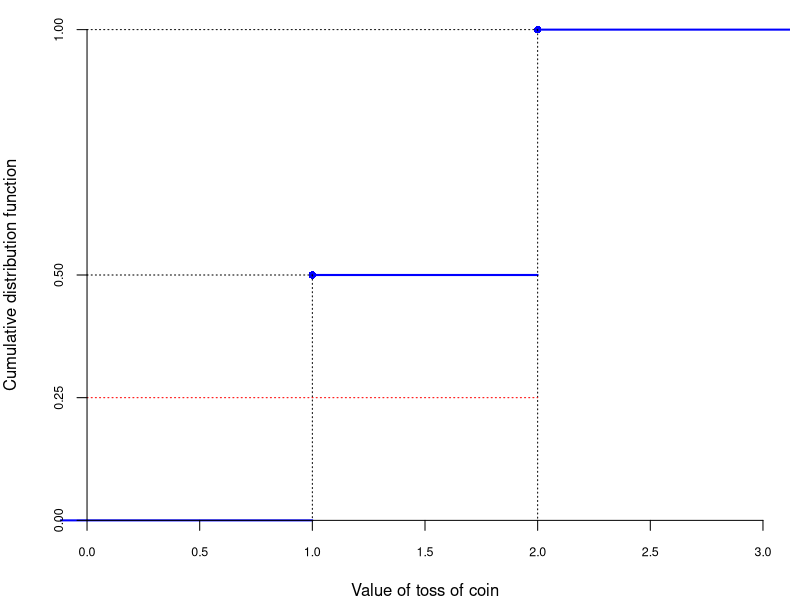
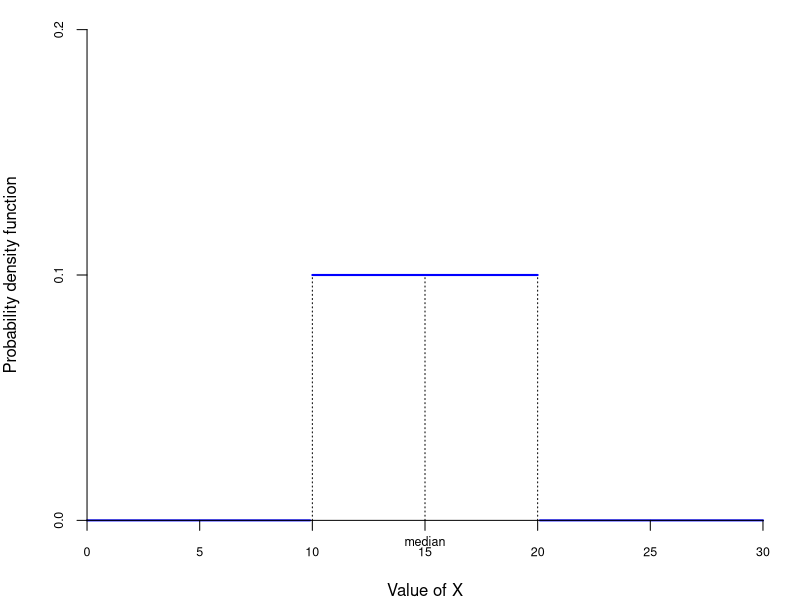
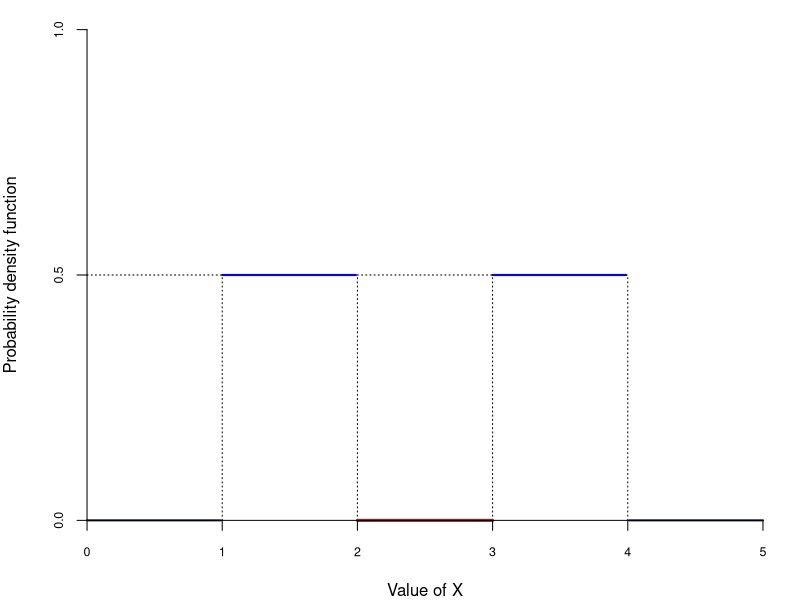
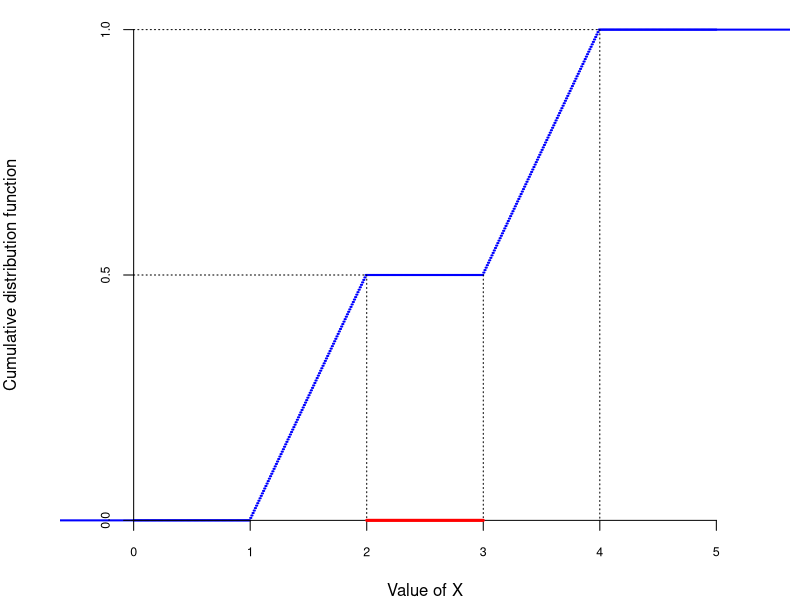
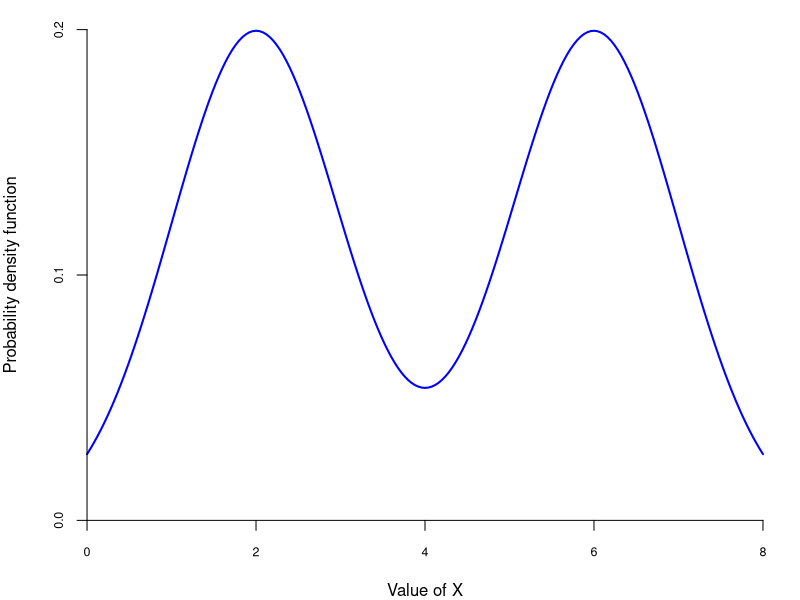

Write R code to recreate these figures, in order.
# Generate PNG figures for lecture 04 slides
# Based on Statistics_S26_overleaf/Figures/5. Descriptive measures.R

args <- commandArgs(trailingOnly = FALSE)
script_path <- sub("--file=", "", args[grep("--file=", args)])
outdir <- dirname(normalizePath(script_path))

#######
# (i) Quantiles discrete (CDF of fair coin toss)
#######

x.discrete <- seq(1, 2, 1)
prob <- matrix(1/2, 1, 2)
cdf <- c(0, cumsum(prob))
cdf.plot <- stepfun(x.discrete, cdf, f = 0)

png(file.path(outdir, "5. Quantiles discrete.png"), width = 600, height = 450, res = 100)
par(mar = c(2.5, 2.5, 0, 0) + 0.5)
plot.stepfun(cdf.plot, xlab = "", ylab = "", verticals = FALSE,
             do.points = TRUE, col = "blue", lwd = 2, main = "",
             pch = 16, axes = FALSE, frame.plot = 0)
axis(side = 1, pos = 0, cex.axis = 0.75)
segments(x0 = 0, y0 = 0.5, x1 = 1, y1 = 0.5, lty = 3, col = "black")
segments(x0 = 1, y0 = 0.5, x1 = 1, y1 = 0, lty = 3, col = "black")
segments(x0 = 0, y0 = 1, x1 = 2, y1 = 1, lty = 3, col = "black")
segments(x0 = 2, y0 = 1, x1 = 2, y1 = 0, lty = 3, col = "black")
segments(x0 = 0, y0 = 0.25, x1 = 2, y1 = 0.25, lty = 3, col = "red")
mtext(side = 1, text = "Value of toss of coin", line = 2)
cdf.labels <- c(0, 0.25, 0.5, 1)
axis(side = 2, at = cdf.labels, pos = 0, cex.axis = 0.75)
mtext(side = 2, text = "Cumulative distribution function", line = 2)
par(mar = c(5, 4, 4, 2) + 0.1)
dev.off()

#######
# (ii) Median (PDF of uniform on [10, 20])
#######

x.cont <- seq(0, 30, length = 301)
prob <- matrix(0, 1, 301)
a <- rbind(x.cont, prob, prob, prob)
a[2, a[1, ] >= 10] <- 1 / 10
a[2, a[1, ] < 10] <- NA
a[2, a[1, ] > 20] <- NA
prob <- a[2, ]
a[3, a[1, ] >= 10] <- NA
prob.1 <- a[3, ]
a[4, a[1, ] <= 20] <- NA
prob.2 <- a[4, ]

png(file.path(outdir, "5. Median.png"), width = 600, height = 450, res = 100)
par(mar = c(2.5, 2.5, 0, 0) + 0.5)
plot(x.cont, prob, xlab = "", ylab = "", type = "l", lwd = 2,
     col = "blue", main = "", pch = 16, axes = FALSE,
     ylim = c(0, 0.2), frame.plot = 0)
lines(x.cont, prob.1, lwd = 2, col = "blue")
lines(x.cont, prob.2, lwd = 2, col = "blue")
segments(x0 = 10, y0 = 0, x1 = 10, y1 = 0.1, lty = 3, col = "black")
segments(x0 = 20, y0 = 0, x1 = 20, y1 = 0.1, lty = 3, col = "black")
segments(x0 = 15, y0 = 0, x1 = 15, y1 = 0.1, lty = 3, col = "black")
axis(side = 1, pos = 0, cex.axis = 0.75)
mtext(side = 1, text = "median", cex = 0.75, line = -0.5)
mtext(side = 1, text = "Value of X", line = 2)
cdf.labels <- c(0, 0.1, 0.2)
axis(side = 2, at = cdf.labels, pos = 0, cex.axis = 0.75)
mtext(side = 2, text = "Probability density function", line = 2)
par(mar = c(5, 4, 4, 2) + 0.1)
dev.off()

#######
# (iii) Multiple medians — PDF
#######

x.cont <- seq(0, 5, length = 501)
prob <- matrix(NA, 1, 501)
a <- rbind(x.cont, prob, prob, prob)
a[2, 1 <= a[1, ] & a[1, ] < 2] <- 0.5
a[2, 3 <= a[1, ] & a[1, ] < 4] <- 0.5
prob <- a[2, ]
a[3, a[1, ] < 1] <- 0
a[3, 2 < a[1, ] & a[1, ] < 3] <- 0
a[3, a[1, ] > 4] <- 0
prob.1 <- a[3, ]

png(file.path(outdir, "5. Multiple medians PDF.png"), width = 600, height = 450, res = 100)
par(mar = c(2.5, 2.5, 0, 0) + 0.5)
plot(x.cont, prob, xlab = "", ylab = "", type = "l", lwd = 2,
     col = "blue", main = "", pch = 16, axes = FALSE,
     ylim = c(0, 1), frame.plot = 0)
lines(x.cont, prob.1, lwd = 2, col = "blue")
segments(x0 = 1, y0 = 0, x1 = 1, y1 = 0.5, lty = 3, col = "black")
segments(x0 = 2, y0 = 0, x1 = 2, y1 = 0.5, lty = 3, col = "black")
segments(x0 = 3, y0 = 0, x1 = 3, y1 = 0.5, lty = 3, col = "black")
segments(x0 = 4, y0 = 0, x1 = 4, y1 = 0.5, lty = 3, col = "black")
segments(x0 = 0, y0 = 0.5, x1 = 1, y1 = 0.5, lty = 3, col = "black")
segments(x0 = 2, y0 = 0.5, x1 = 3, y1 = 0.5, lty = 3, col = "black")
segments(x0 = 2, y0 = 0, x1 = 3, y1 = 0, lty = 1, lwd = 3, col = "red")
axis(side = 1, pos = 0, cex.axis = 0.75)
mtext(side = 1, text = "Value of X", line = 2)
cdf.labels <- c(0, 0.5, 1)
axis(side = 2, at = cdf.labels, pos = 0, cex.axis = 0.75)
mtext(side = 2, text = "Probability density function", line = 2)
par(mar = c(5, 4, 4, 2) + 0.1)
dev.off()

#######
# (iv) Multiple medians — CDF
#######

prob[is.na(prob)] <- 0
cdf <- c(0, cumsum(prob)) / 100
cdf.plot <- stepfun(x.cont, cdf, f = 0)

png(file.path(outdir, "5. Multiple medians CDF.png"), width = 600, height = 450, res = 100)
par(mar = c(2.5, 2.5, 0, 0) + 0.5)
plot.stepfun(cdf.plot, xlab = "", ylab = "", verticals = FALSE,
             do.points = FALSE, col = "blue", lwd = 2, main = "",
             pch = 16, axes = FALSE, frame.plot = 0)
axis(side = 1, pos = 0, cex.axis = 0.75)
segments(x0 = 0, y0 = 0.5, x1 = 2, y1 = 0.5, lty = 3, col = "black")
segments(x0 = 2, y0 = 0.5, x1 = 2, y1 = 0, lty = 3, col = "black")
segments(x0 = 3, y0 = 0.5, x1 = 3, y1 = 0, lty = 3, col = "black")
segments(x0 = 0, y0 = 1, x1 = 4, y1 = 1, lty = 3, col = "black")
segments(x0 = 4, y0 = 1, x1 = 4, y1 = 0, lty = 3, col = "black")
segments(x0 = 2, y0 = 0, x1 = 3, y1 = 0, lty = 1, lwd = 3, col = "red")
mtext(side = 1, text = "Value of X", line = 2)
cdf.labels <- c(0, 0.5, 1)
axis(side = 2, at = cdf.labels, pos = 0, cex.axis = 0.75)
mtext(side = 2, text = "Cumulative distribution function", line = 2)
par(mar = c(5, 4, 4, 2) + 0.1)
dev.off()

#######
# (v) Bimodal distribution
#######

x <- seq(0, 8, len = 201)
f <- function(x, p1 = 0.5, p2 = 1 - p1, m1, m2)
  p1 * dnorm(x, m1) + p2 * dnorm(x, m2)
pdf_vals <- f(x, p1 = 0.5, m1 = 2, m2 = 6)

png(file.path(outdir, "5. Bimodal.png"), width = 600, height = 450, res = 100)
par(mar = c(2.5, 2.5, 0, 0) + 0.5)
plot(x, pdf_vals, xlab = "", ylab = "", type = "l", lwd = 2,
     col = "blue", main = "", pch = 16, axes = FALSE,
     ylim = c(0, 0.2), frame.plot = 0)
axis(side = 1, pos = 0, cex.axis = 0.75)
mtext(side = 1, text = "Value of X", line = 2)
cdf.labels <- c(0, 0.1, 0.2)
axis(side = 2, at = cdf.labels, pos = 0, cex.axis = 0.75)
mtext(side = 2, text = "Probability density function", line = 2)
par(mar = c(5, 4, 4, 2) + 0.1)
dev.off()

cat("All 5 PNG figures generated successfully.\n")
